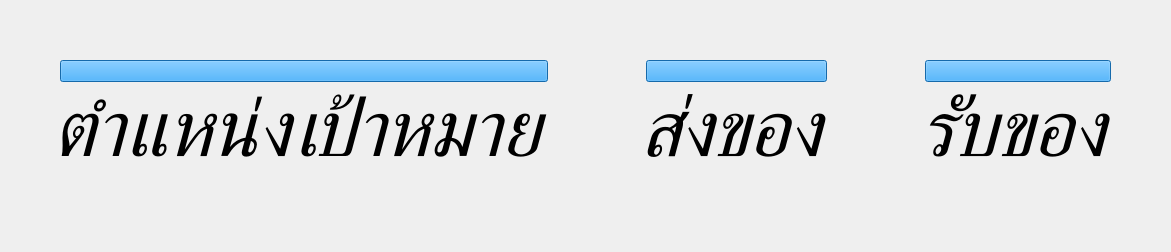
         <widget class="QWidget" name="home_page">
          <layout class="QGridLayout" name="gridLayout">
           <item row="0" column="0">
            <widget class="QFrame" name="frame_5">
             <layout class="QHBoxLayout" name="horizontalLayout_4">
              <property name="spacing">
               <number>0</number>
              </property>
              <property name="leftMargin">
               <number>0</number>
              </property>
              <property name="topMargin">
               <number>0</number>
              </property>
              <property name="rightMargin">
               <number>0</number>
              </property>
              <property name="bottomMargin">
               <number>0</number>
              </property>
              <item>
               <widget class="QFrame" name="frame_6">
                <layout class="QHBoxLayout" name="horizontalLayout_9">
                 <item>
                  <widget class="QFrame" name="frame_17">
                   <property name="maximumSize">
                    <size>
                     <width>16777215</width>
                     <height>900</height>
                    </size>
                   </property>
                   <layout class="QVBoxLayout" name="verticalLayout_3">
                    <property name="spacing">
                     <number>10</number>
                    </property>
                    <property name="leftMargin">
                     <number>40</number>
                    </property>
                    <property name="topMargin">
                     <number>40</number>
                    </property>
                    <property name="rightMargin">
                     <number>40</number>
                    </property>
                    <property name="bottomMargin">
                     <number>60</number>
                    </property>
                    <item>
                     <widget class="QPushButton" name="mpTargetBtn">
                      <property name="sizePolicy">
                       <sizepolicy hsizetype="Minimum" vsizetype="Expanding">
                        <horstretch>0</horstretch>
                        <verstretch>0</verstretch>
                       </sizepolicy>
                      </property>
                      <property name="styleSheet">
                       <string notr="true">background-color: rgb(31, 149, 239);</string>
                      </property>
                      <property name="text">
                       <string/>
                      </property>
                      <property name="icon">
                       <iconset resource="resources.qrc">
                        <normaloff>:/white/icons_white/font_awesome/solid/location-dot.png</normaloff>:/white/icons_white/font_awesome/solid/location-dot.png</iconset>
                      </property>
                      <property name="iconSize">
                       <size>
                        <width>300</width>
                        <height>300</height>
                       </size>
                      </property>
                      <property name="autoDefault">
                       <bool>false</bool>
                      </property>
                      <property name="flat">
                       <bool>false</bool>
                      </property>
                     </widget>
                    </item>
                    <item alignment="Qt::AlignmentFlag::AlignHCenter">
                     <widget class="QLabel" name="label_3">
                      <property name="font">
                       <font>
                        <family>Ubuntu Sans</family>
                        <pointsize>60</pointsize>
                        <italic>true</italic>
                       </font>
                      </property>
                      <property name="text">
                       <string>ตำแหน่งเป้าหมาย</string>
                      </property>
                     </widget>
                    </item>
                   </layout>
                  </widget>
                 </item>
                </layout>
               </widget>
              </item>
              <item>
               <widget class="QFrame" name="frame_9">
                <layout class="QHBoxLayout" name="horizontalLayout_13">
                 <item>
                  <widget class="QFrame" name="frame_18">
                   <property name="maximumSize">
                    <size>
                     <width>16777215</width>
                     <height>900</height>
                    </size>
                   </property>
                   <layout class="QVBoxLayout" name="verticalLayout_4">
                    <property name="spacing">
                     <number>10</number>
                    </property>
                    <property name="leftMargin">
                     <number>40</number>
                    </property>
                    <property name="topMargin">
                     <number>40</number>
                    </property>
                    <property name="rightMargin">
                     <number>40</number>
                    </property>
                    <property name="bottomMargin">
                     <number>60</number>
                    </property>
                    <item>
                     <widget class="QPushButton" name="mpSendBtn">
                      <property name="sizePolicy">
                       <sizepolicy hsizetype="Minimum" vsizetype="Expanding">
                        <horstretch>0</horstretch>
                        <verstretch>0</verstretch>
                       </sizepolicy>
                      </property>
                      <property name="maximumSize">
                       <size>
                        <width>16777215</width>
                        <height>166666</height>
                       </size>
                      </property>
                      <property name="styleSheet">
                       <string notr="true">background-color: rgb(31, 149, 239);</string>
                      </property>
                      <property name="text">
                       <string/>
                      </property>
                      <property name="icon">
                       <iconset resource="resources.qrc">
                        <normaloff>:/white/icons_white/font_awesome/solid/box-archive.png</normaloff>:/white/icons_white/font_awesome/solid/box-archive.png</iconset>
                      </property>
                      <property name="iconSize">
                       <size>
                        <width>300</width>
                        <height>300</height>
                       </size>
                      </property>
                      <property name="autoDefault">
                       <bool>false</bool>
                      </property>
                      <property name="flat">
                       <bool>false</bool>
                      </property>
                     </widget>
                    </item>
                    <item alignment="Qt::AlignmentFlag::AlignHCenter">
                     <widget class="QLabel" name="label_6">
                      <property name="sizePolicy">
                       <sizepolicy hsizetype="Preferred" vsizetype="Preferred">
                        <horstretch>0</horstretch>
                        <verstretch>0</verstretch>
                       </sizepolicy>
                      </property>
                      <property name="font">
                       <font>
                        <family>Ubuntu Sans</family>
                        <pointsize>60</pointsize>
                        <italic>true</italic>
                       </font>
                      </property>
                      <property name="text">
                       <string>ส่งของ</string>
                      </property>
                     </widget>
                    </item>
                   </layout>
                  </widget>
                 </item>
                </layout>
               </widget>
              </item>
              <item>
               <widget class="QFrame" name="frame_16">
                <layout class="QHBoxLayout" name="horizontalLayout_14">
                 <item>
                  <widget class="QFrame" name="frame_19">
                   <property name="maximumSize">
                    <size>
                     <width>16777215</width>
                     <height>900</height>
                    </size>
                   </property>
                   <layout class="QVBoxLayout" name="verticalLayout_5">
                    <property name="spacing">
                     <number>10</number>
                    </property>
                    <property name="leftMargin">
                     <number>40</number>
                    </property>
                    <property name="topMargin">
                     <number>40</number>
                    </property>
                    <property name="rightMargin">
                     <number>40</number>
                    </property>
                    <property name="bottomMargin">
                     <number>60</number>
                    </property>
                    <item>
                     <widget class="QPushButton" name="mpReceiveBtn">
                      <property name="sizePolicy">
                       <sizepolicy hsizetype="Minimum" vsizetype="Expanding">
                        <horstretch>0</horstretch>
                        <verstretch>0</verstretch>
                       </sizepolicy>
                      </property>
                      <property name="styleSheet">
                       <string notr="true">background-color: rgb(31, 149, 239);</string>
                      </property>
                      <property name="text">
                       <string/>
                      </property>
                      <property name="icon">
                       <iconset resource="resources.qrc">
                        <normaloff>:/white/icons_white/font_awesome/solid/box-open.png</normaloff>:/white/icons_white/font_awesome/solid/box-open.png</iconset>
                      </property>
                      <property name="iconSize">
                       <size>
                        <width>300</width>
                        <height>300</height>
                       </size>
                      </property>
                      <property name="autoDefault">
                       <bool>false</bool>
                      </property>
                      <property name="flat">
                       <bool>false</bool>
                      </property>
                     </widget>
                    </item>
                    <item alignment="Qt::AlignmentFlag::AlignHCenter">
                     <widget class="QLabel" name="label_7">
                      <property name="font">
                       <font>
                        <family>Ubuntu Sans</family>
                        <pointsize>60</pointsize>
                        <italic>true</italic>
                       </font>
                      </property>
                      <property name="text">
                       <string>รับของ</string>
                      </property>
                     </widget>
                    </item>
                   </layout>
                  </widget>
                 </item>
                </layout>
               </widget>
              </item>
             </layout>
            </widget>
           </item>
          </layout>
         </widget>
